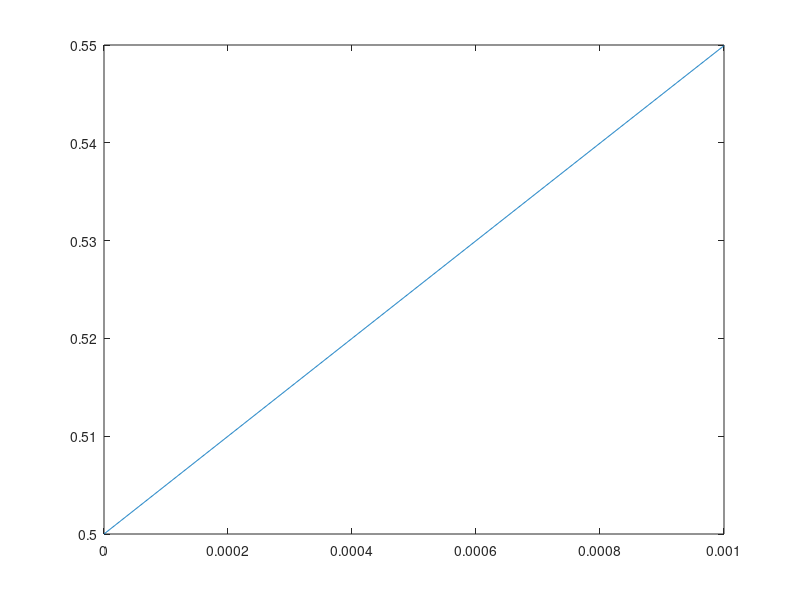

This chart was generated by the following MATLAB code:
t = linspace(0,0.001,1000);
b= 0;
for i=1:2:50
    b = b + (4/pi)*sin(i*pi*t/1)/i;
end

b = (b/2)+0.5;
figure(1);
plot(t,b)